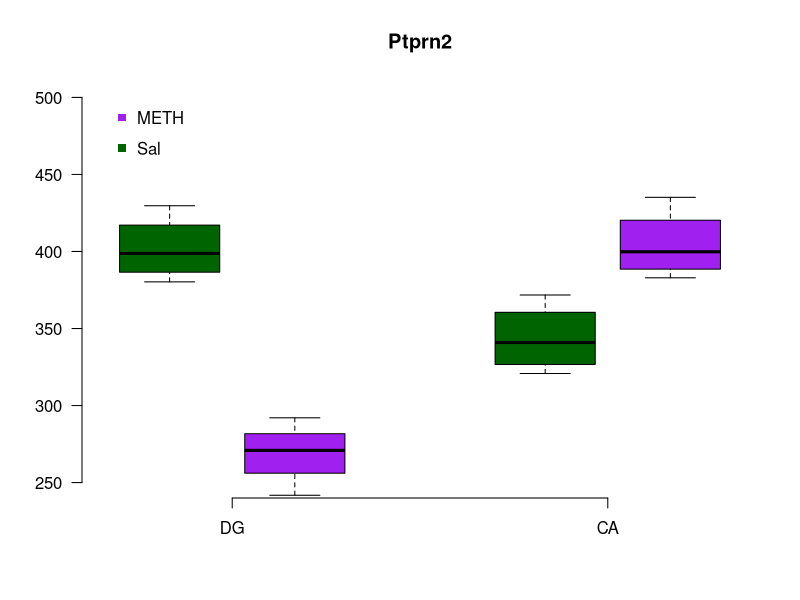
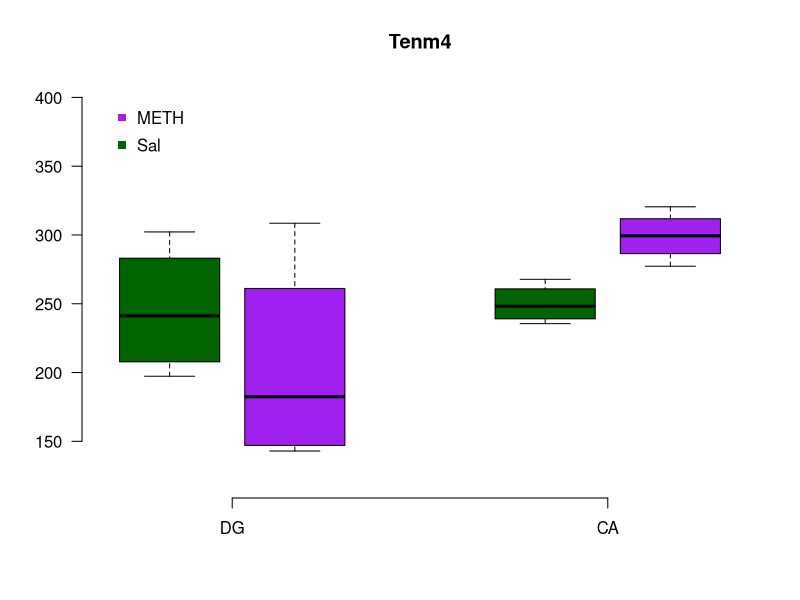
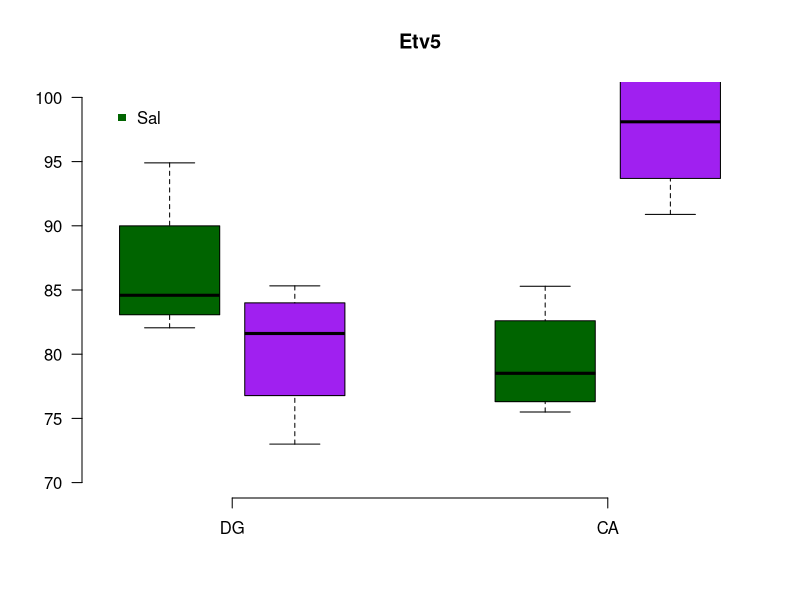

Source code (R) for these figures, in order:
data<-read.table("Fig3f_example_gene_expression.txt",header = T)
par(las=1)
a<-boxplot(as.numeric(data[1,2:5]),as.numeric(data[1,6:9]),as.numeric(data[1,10:13]),ylim=c(250,500),
        as.numeric(data[1,14:17]),main="Ptprn2",at=c(1,2,4,5),axes=F,col=c("darkgreen","purple"))
axis(2)
axis(1,at=c(1.5,4.5),labels = c("DG","CA"))
legend(0.5,500,"METH",bty="n",pch=15,col="purple",xjust=0,cex=1)
legend(0.5,480,"Sal",bty="n",pch=15,col="darkgreen",xjust=0,cex=1)

par(las=1)
b<-boxplot(as.numeric(data[2,2:5]),as.numeric(data[2,6:9]),as.numeric(data[2,10:13]),ylim=c(120,400),
           as.numeric(data[2,14:17]),main="Tenm4",at=c(1,2,4,5),axes=F,col=c("darkgreen","purple"))
axis(2)
axis(1,at=c(1.5,4.5),labels = c("DG","CA"))
legend(0.5,400,"METH",bty="n",pch=15,col="purple",xjust=0,cex=1)
legend(0.5,380,"Sal",bty="n",pch=15,col="darkgreen",xjust=0,cex=1)

par(las=1)
c<-boxplot(as.numeric(data[3,2:5]),as.numeric(data[3,6:9]),as.numeric(data[3,10:13]),ylim=c(70,100),
           as.numeric(data[3,14:17]),main="Etv5",at=c(1,2,4,5),axes=F,col=c("darkgreen","purple"))
axis(2)
axis(1,at=c(1.5,4.5),labels = c("DG","CA"))
legend(0.5,105,"METH",bty="n",pch=15,col="purple",xjust=0,cex=1)
legend(0.5,100,"Sal",bty="n",pch=15,col="darkgreen",xjust=0,cex=1)


